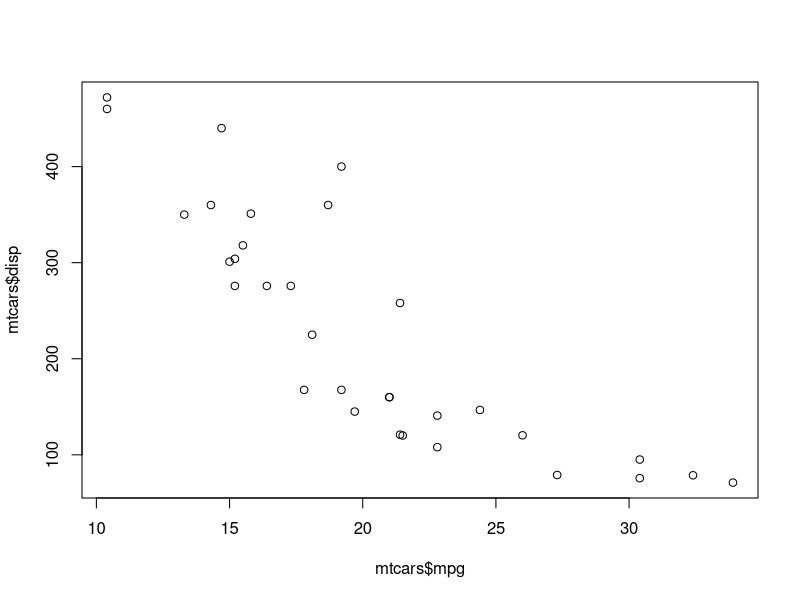
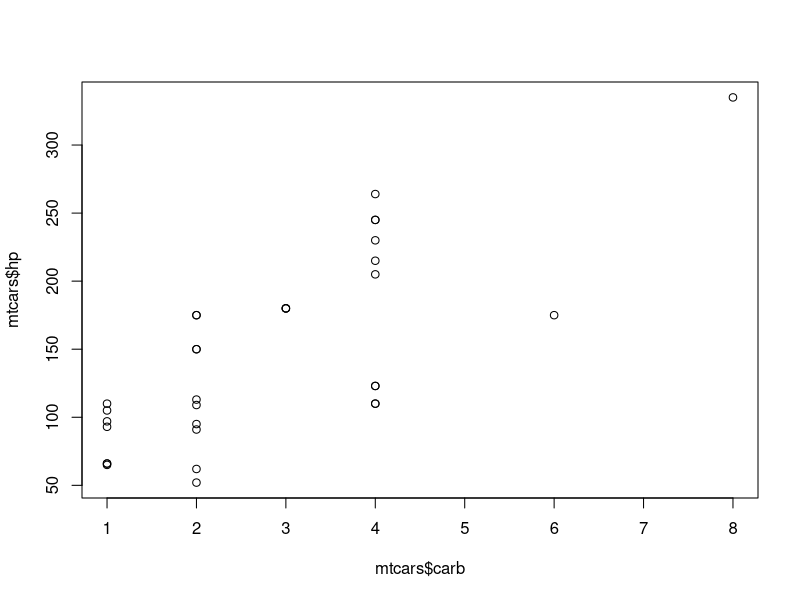
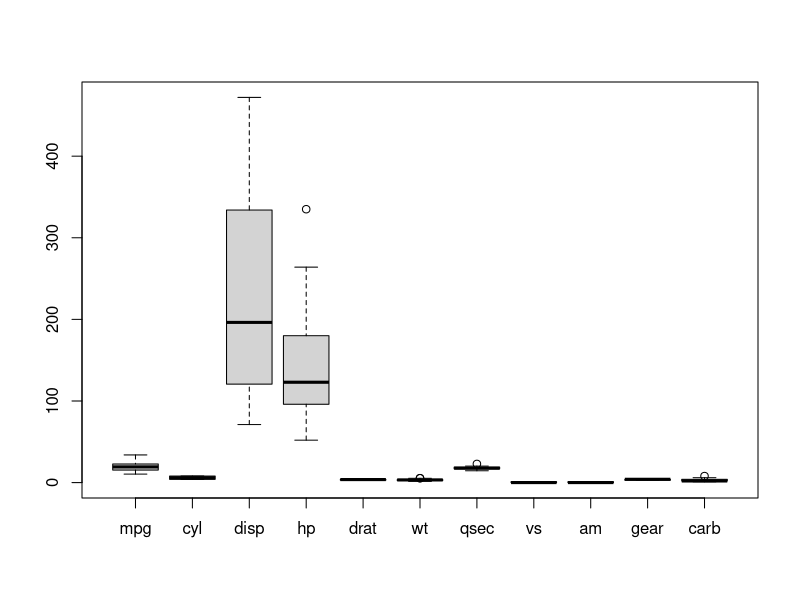
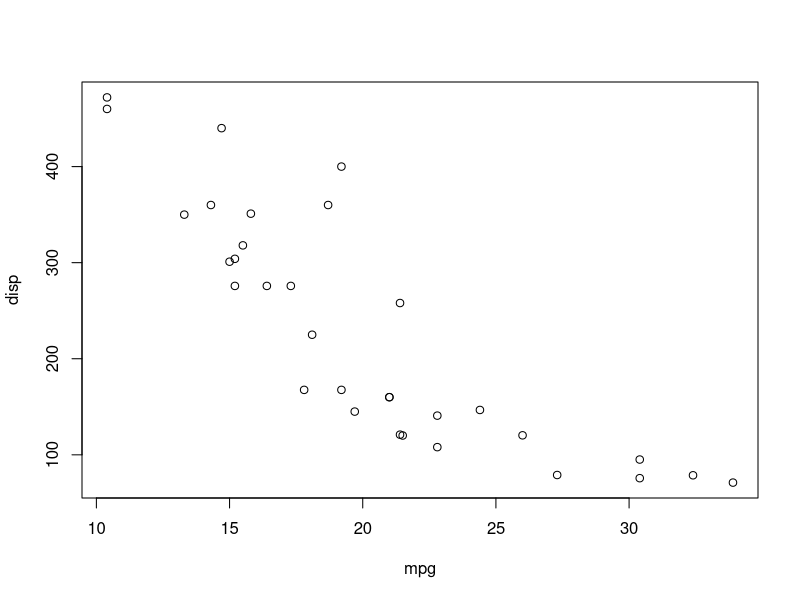

Recreate these plots in R, in order. (Note: this script raises an error after producing the figures.)
mtcars
?mtcars
plot(mtcars$mpg,mtcars$disp)
str(mtcars)
plot(mtcars$carb,mtcars$hp)
boxplot(mtcars)
attach(mtcars)
ls()
search()
mpg
plot(mpg,disp)
detach(mtcars)
mpg

mba=read.csv(file='mba1.csv')
mba
str(mba)
mba2=data.frame(mba$rollno,mba$name, mba$gender, mba$course, mba$mobile)
mba2
summary(mba2)

wipro
str(wipro)
mode(wipro)
wipro2=read.csv(file='wipro.csv')
wipro2
mode(wipro2)
str(wipro2)
class(wipro2)
names(wipro2)
head(wipro2)
tail(wipro2)
fix(wipro2)

attach(mtcars)
plot(wt, mpg, xlab="weightt", ylab="miles per gallon", type="b")
abline(lm(mpg~wt))
title("Regression of mpg on weight")
?

library(RColorBrewer)
n=7
mycolors= brewer.pal(n,"Set1")
barplot(rep(1,n), col=mycolors)

n=10
mycolors=rainbow(n)
pie(rep(1,n), labels=mycolors, col=mycolors)
mygrays=gray(0:n/n)
pie(rep(1,n),labels=mygrays, col=mygrays)
rep(1,5)
rep(c(1,3),8)
rep(8,6)

#Table 3.1  : Patient Response to drugs
dose <- c(20, 30, 40, 45, 60)
drugA <- c(16, 20, 27, 40, 60)
drugB <- c(15, 18, 25, 31, 40)
plot(dose, drugA, type='b')   # x on plots and joins them b - lines & points

plot(dose, drugA, type="s", lty=3, lwd=2, pch=23, cex=1, col='brown')
title('My first Graph')
